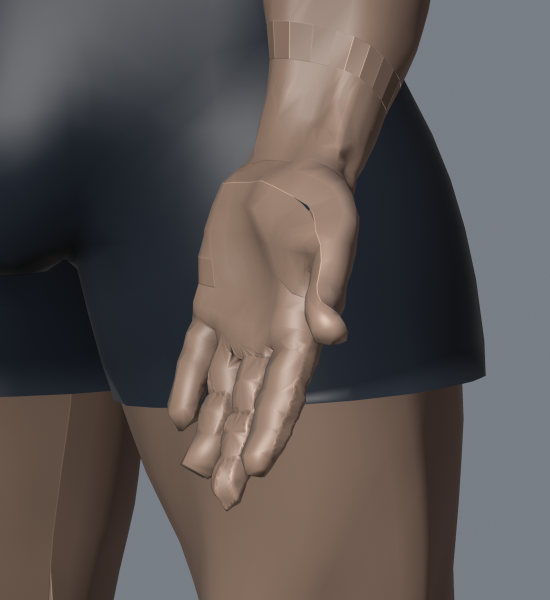
#> input picture HIGH_DETAIL_MESH_WORK/renders_v10_hand_retopology/open_hand_review_candidate_hand.png, 1100 x 1200 px, given in place of open_hand_review_baseline_hand.png, which was not available (shown at 1/2 size)
$ python make_v10_hand_review_sheets.py
#> lines starting #> are read from the running program, lines starting #| are printed output that depends on the picture; pictures that were not available may be replaced by others from this repository, and a replacement may not be noted
"""Produce matched V8/V10 hand comparison boards from identical pose/camera renders."""
from pathlib import Path
from PIL import Image,ImageDraw,ImageFont

R=Path(__file__).resolve().parents[1]/'renders_v10_hand_retopology'
try: font=ImageFont.truetype('C:/Windows/Fonts/arial.ttf',28)
except OSError: font=ImageFont.load_default()

sets={
 'V10_V8_OPEN_HAND_COMPARISON.jpg': [('Open palm','open_hand_review','hand'),('Back','open_hand_review','hand_back'),('Thumb-index web','open_hand_review','hand_web')],
 'V10_V8_CLOSED_FIST_COMPARISON.jpg': [('Palm','closed_fist_review','hand'),('Back','closed_fist_review','hand_back'),('Side','closed_fist_review','hand_side')],
 'V10_V8_EXERCISE_HAND_COMPARISON.jpg': [('Curl grip','dumbbell_bicep_curl_bottom','hand'),('Push-up contact','push_up_bottom','hand'),('Pull-up grip','pull_up_peak','hand')],
}
for name,views in sets.items():
    w,h=550,600
    board=Image.new('RGB',(w*len(views),h*2+82),(23,27,32))
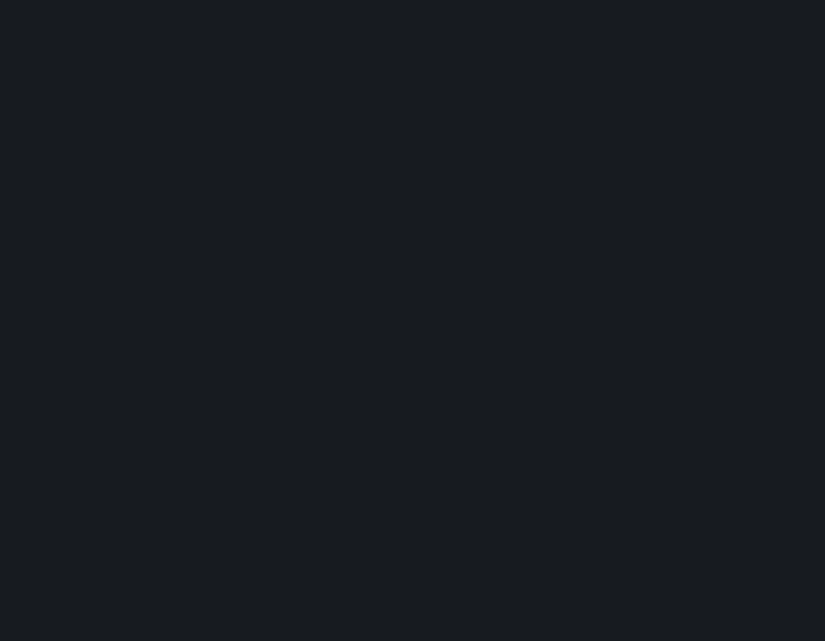
#> board: PIL image 1650x1282 RGB (shown at 1/2 size); mean R, G, B 23, 27, 32
    draw=ImageDraw.Draw(board)
    for col,(title,pose,view) in enumerate(views):
        draw.text((col*w+14,7),title,fill=(245,245,245),font=font)
        for row,kind in enumerate(('baseline','candidate')):
            src=R/f'{pose}_{kind}_{view}.png'
            with Image.open(src) as im:
#> im is the input picture: PIL image 1100x1200 RGBA; mean R, G, B, A 91.2, 85, 83.6, 255
                board.paste(im.convert('RGB').resize((w,h),Image.Resampling.LANCZOS),(col*w,42+row*h))
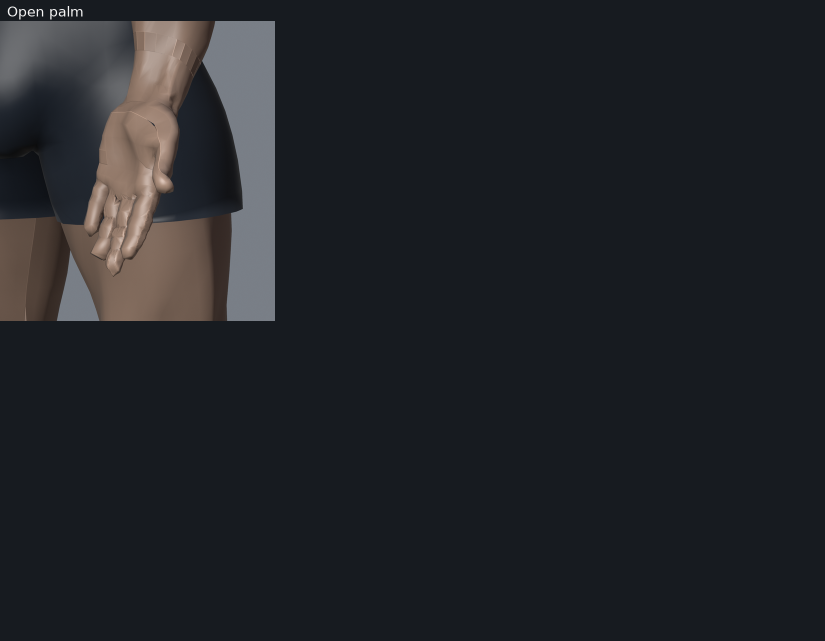
#> board: PIL image 1650x1282 RGB (shown at 1/2 size); mean R, G, B 33.7, 36.1, 40.1
#> (the run stopped early here; a loop or call above may not have finished)

$ run again, on HIGH_DETAIL_MESH_WORK/renders_v10_hand_retopology/open_hand_review_candidate_hand_web.png
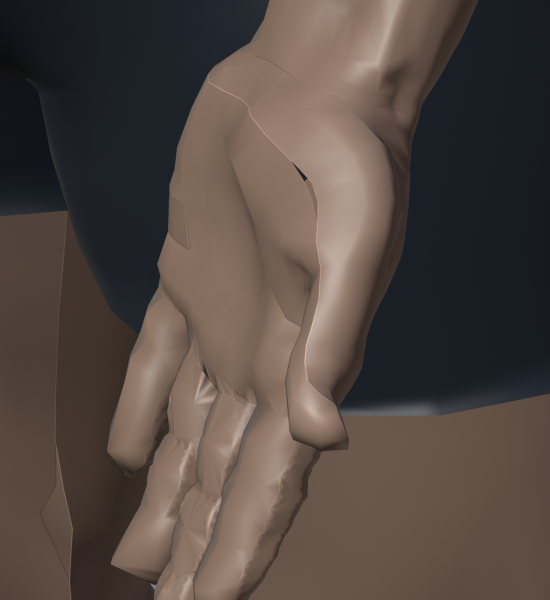
#> input picture HIGH_DETAIL_MESH_WORK/renders_v10_hand_retopology/open_hand_review_candidate_hand_web.png, 1100 x 1200 px, given in place of open_hand_review_baseline_hand.png, which was not available (shown at 1/2 size)
#> im is the input picture: PIL image 1100x1200 RGBA; mean R, G, B, A 83.4, 72.1, 66.6, 255
#> `board.paste(im.convert('RGB').resize((w,h),Image.Resampling.LANCZOS),(..`:
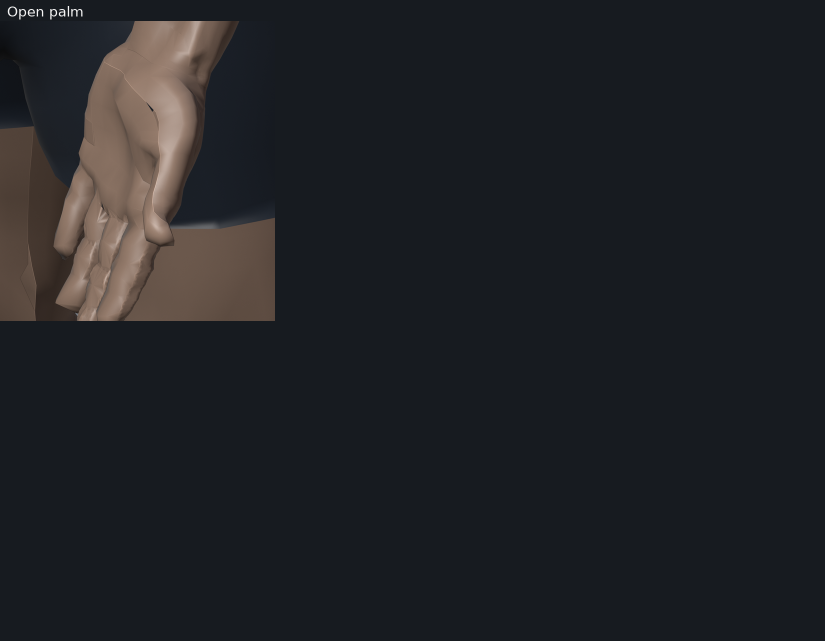
#> board: PIL image 1650x1282 RGB (shown at 1/2 size); mean R, G, B 32.5, 34.1, 37.5

$ run again, on HIGH_DETAIL_MESH_WORK/renders_v10_hand_retopology/pull_up_peak_baseline_hand.png
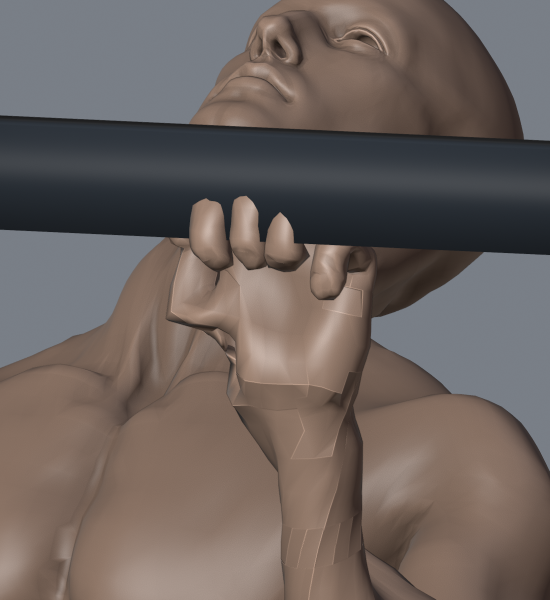
#> input picture HIGH_DETAIL_MESH_WORK/renders_v10_hand_retopology/pull_up_peak_baseline_hand.png, 1100 x 1200 px, given in place of open_hand_review_baseline_hand.png, which was not available (shown at 1/2 size)
#> im is the input picture: PIL image 1100x1200 RGBA; mean R, G, B, A 109, 99, 94.7, 255
#> `board.paste(im.convert('RGB').resize((w,h),Image.Resampling.LANCZOS),(..`:
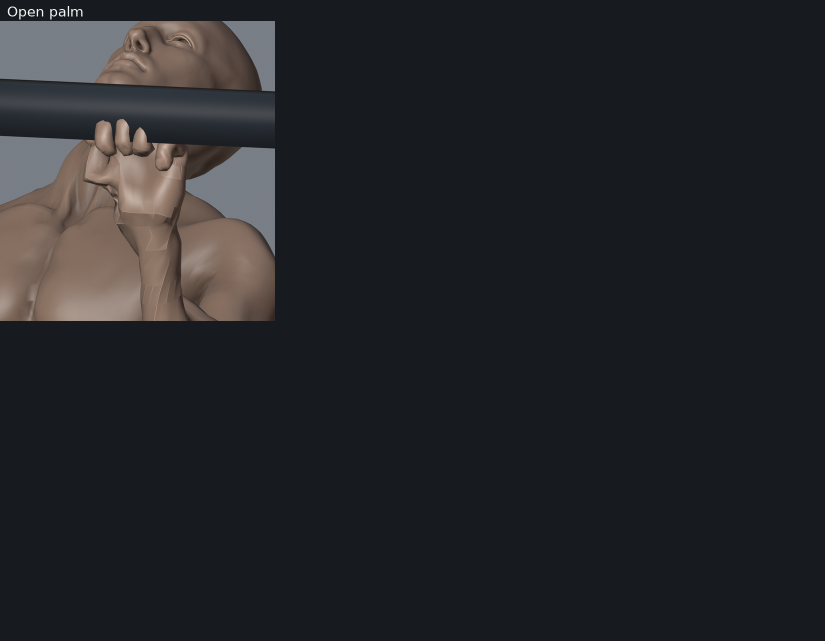
#> board: PIL image 1650x1282 RGB (shown at 1/2 size); mean R, G, B 36.5, 38.3, 41.9
